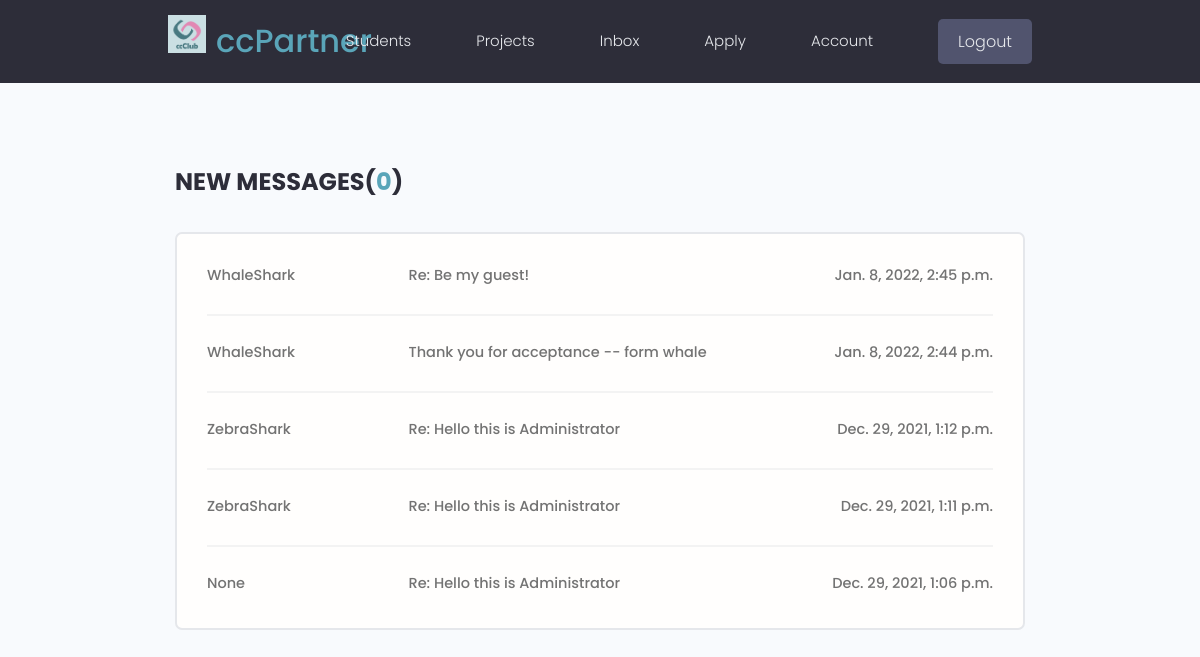
Page /inbox/ (signed in) on the earlier database version.
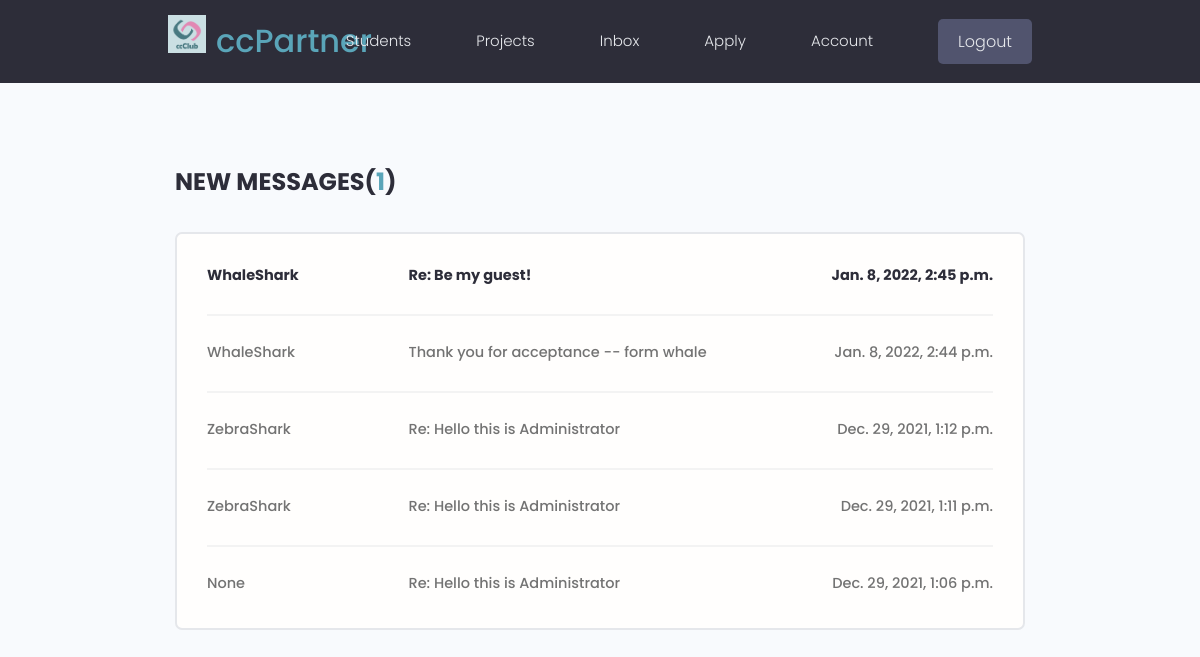
Same page on the later database version.
### users/models.py (models this page shows, shortened)
class Message(models.Model):
    sender = models.ForeignKey( Profile,
                                on_delete=models.SET_NULL,
                                null=True,
                                blank=True )
    recipient = models.ForeignKey( Profile,
                                   on_delete=models.CASCADE,
                                   related_name='messages' )
    name = models.CharField( max_length=200,
                             null=True,
                             blank=True )
    email = models.EmailField( max_length=200,
                               null=True,
                               blank=True )
    subject = models.CharField( max_length=200,
                                null=True,
                                blank=True )
    body = models.TextField()
    is_read = models.BooleanField( default=False,
                                   null=True )
    is_apply_related = models.BooleanField( default=False )
    created = models.DateTimeField( auto_now_add=True )
    id = models.UUIDField( default=uuid.uuid4,
                           primary_key=True,
                           unique=True,
                           editable=False )
    class Meta:
        ordering = ['is_read', "-is_apply_related", '-created']

### users/views.py (the view)
# urls.py: path('inbox/', views.inbox, name='inbox'),
@login_required(login_url='login')
def inbox(request):
    profile = request.user.profile
    messageRequest = profile.messages.all()
    unreadCount = messageRequest.filter(is_read__in = ['False']).count()
    context = {
        "messageRequests": messageRequest,
        "unreadCount":unreadCount,
    }
    return render(request, 'users/inbox.html', context=context)

### users/templates/users/inbox.html (shortened to what this page needs)
{% extends 'main.html' %}
{% load static %}
{% block content %}
<main class="inbox my-xl">
  <div class="content-box">
    <h3 class="inbox__title">New Messages(<span>{{unreadCount}}</span>)</h3>
    {% if messageRequests %}
    <ul class="messages">
      {% for message in messageRequests %}
      {% if message.is_read == False %}
      <li class="message message--unread">
        {% else %}
      <li class="message">
        {% endif %}
        <a href="{% url 'message' message.id %}">
          <span class="message__author">{{message.name}}</span>
          <span class="message__subject">{{message.subject}}</span>
          <span class="message__date">{{message.created}}</span>
        </a>
      </li>
      {% endfor %}
    </ul>
    {% endif %}
  </div>
</main>
{% endblock content %}

Differences in the rows shown:
changed Message "Re: Be my guest!": is_read True → False (drawn)
Other differences:
{{ unreadCount }}: "0" → "1"
